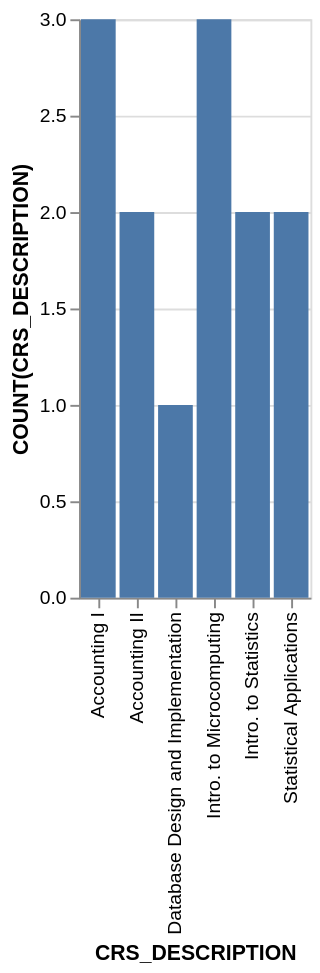

Vega-Lite specification for this chart:
### Vega-Lite specification from a JSON file in a GitHub repository (floating-point values rounded to 4 significant figures)
{"data": {"values": [{"x_data": "Accounting I", "y_data": 3}, {"x_data": "Accounting II", "y_data": 2}, {"x_data": "Database Design and Implementation", "y_data": 1}, {"x_data": "Intro. to Microcomputing", "y_data": 3}, {"x_data": "Intro. to Statistics", "y_data": 2}, {"x_data": "Statistical Applications", "y_data": 2}]}, "mark": "bar", "encoding": {"x": {"field": "x_data", "type": "nominal", "title": "CRS_DESCRIPTION", "sort": "ascending"}, "y": {"field": "y_data", "type": "quantitative", "title": "COUNT(CRS_DESCRIPTION)"}}}
